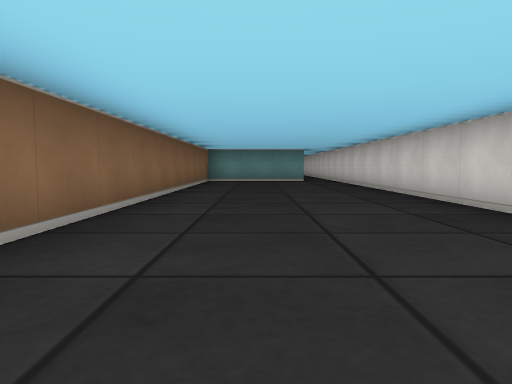
[1] (above)

20 first-person views from a walk through a cub3D level. The camera is about half as high as the walls, tilts 4° down and sees 70° across. The floor is counted in squares. Each view is taken from the middle of a square. On the plan, view 1 faces up. The plan holds only what a view shows up to about 9 squares ahead; the rest is blank.

[2]
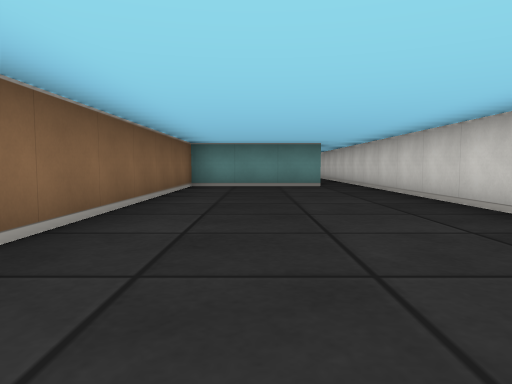

[3]
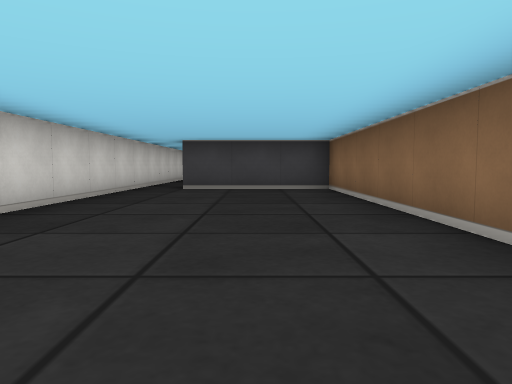

[4]
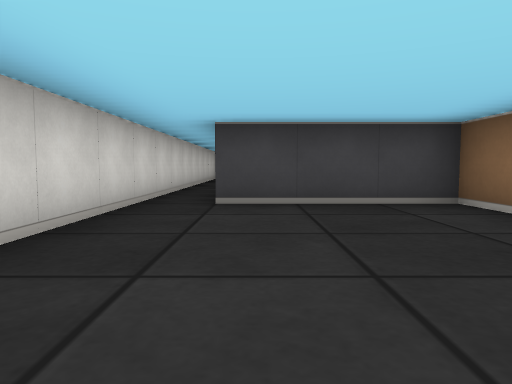

[5]
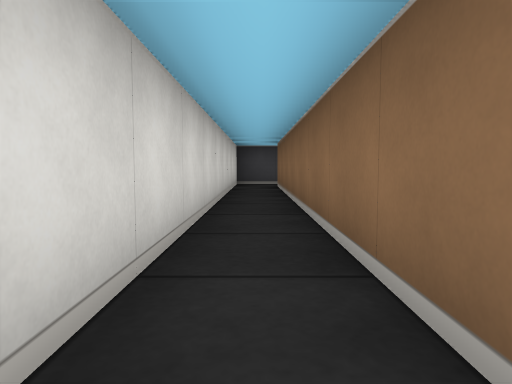

[6]
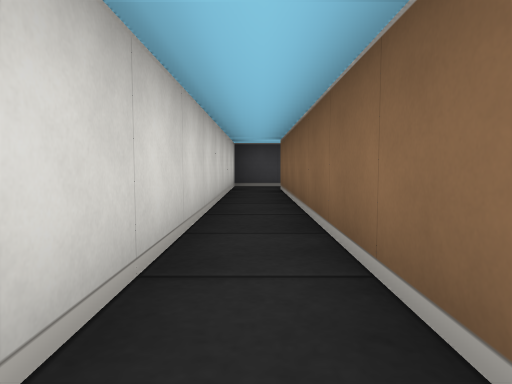

[7]
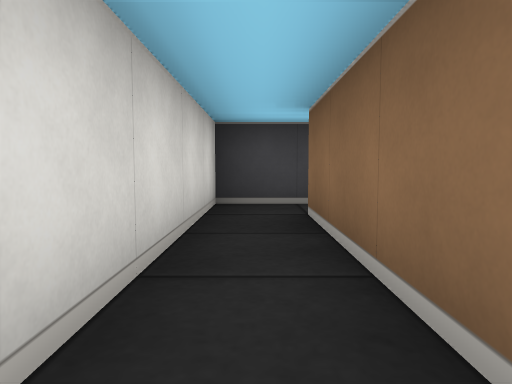

[8]
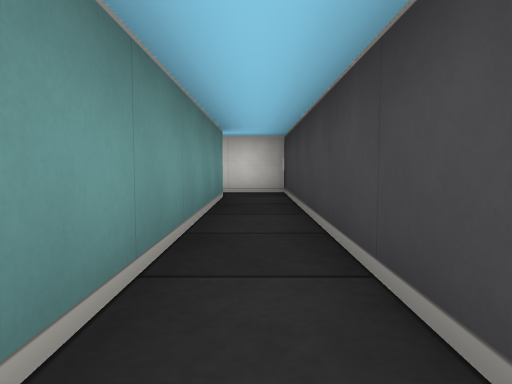

[9]
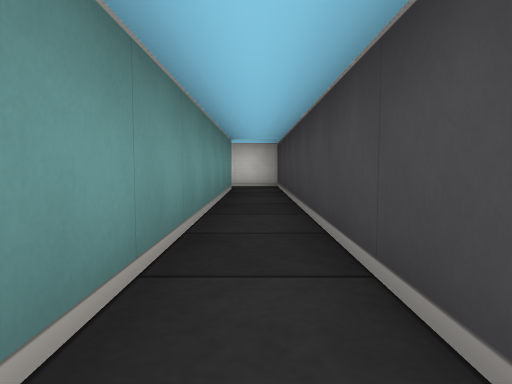

[10]
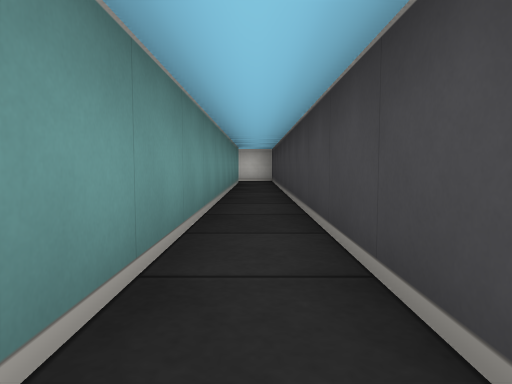

[11]
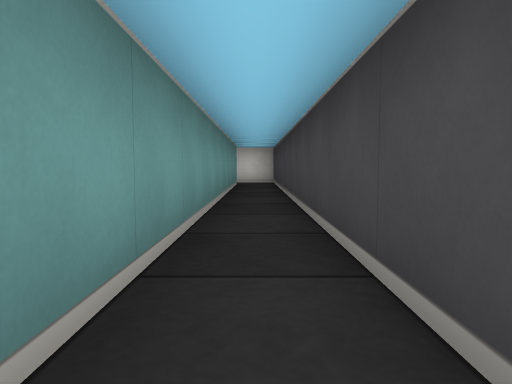

[12]
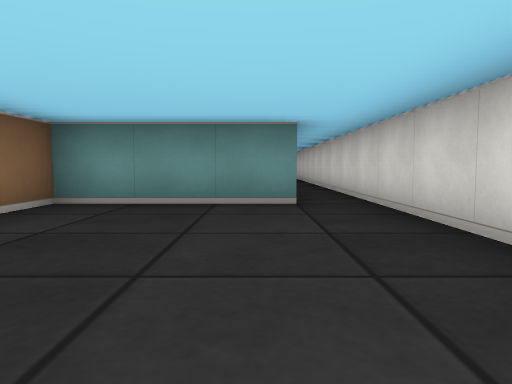

[13]
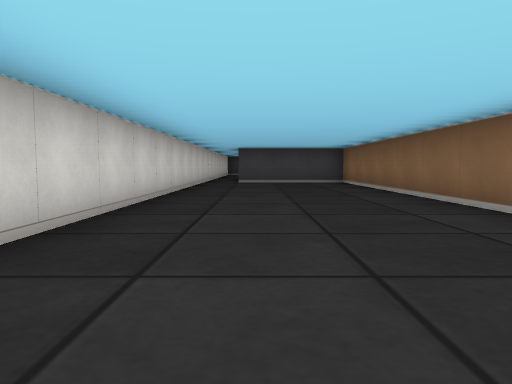

[14]
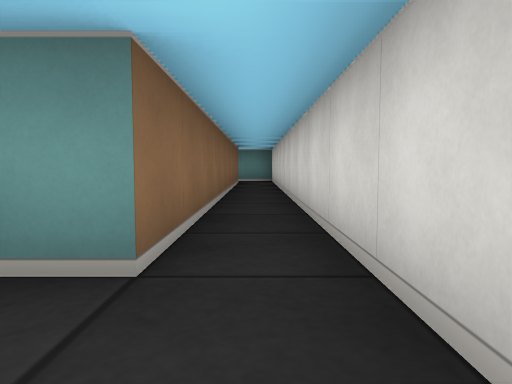

[15]
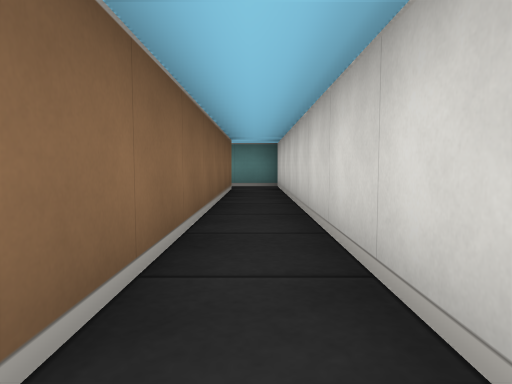

[16]
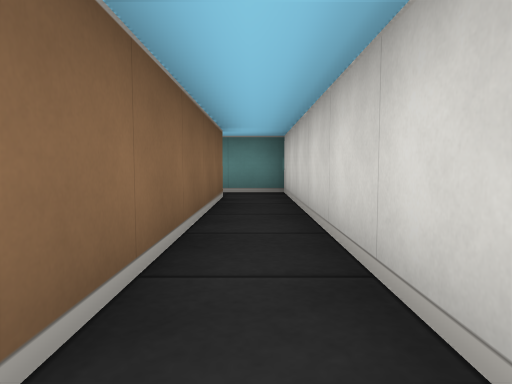

[17]
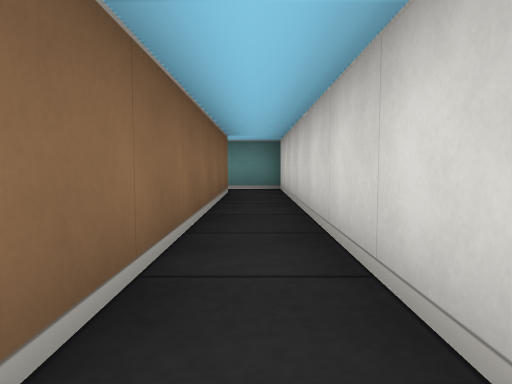

[18]
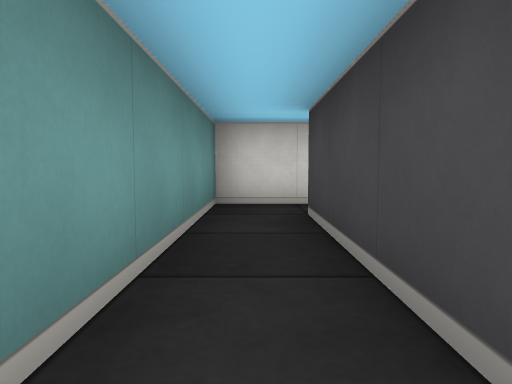

[19]
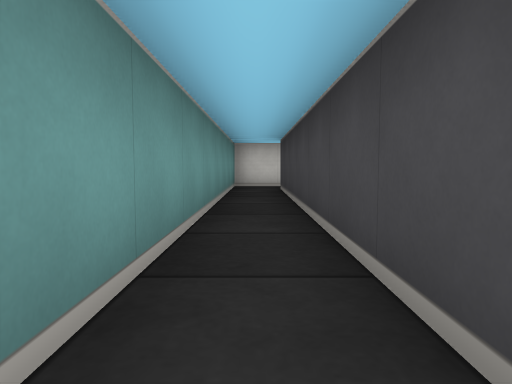

[20]
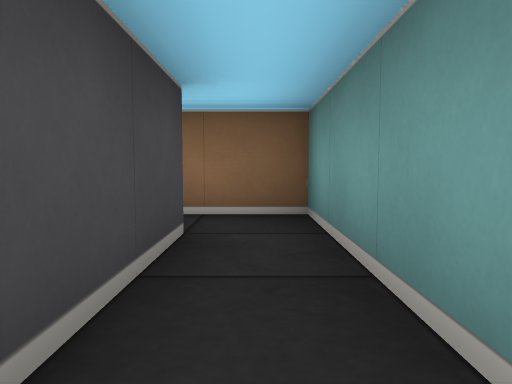

### Floor plan
Ten units are one square. View 1 is at (0, 0); x grows to the right and y downward. Boxes are objects, and circles mark ways between rooms. Rooms are numbered by the first view taken in them; rooms with no view inside come last. Other rooms are left out.
<svg viewBox="-105 -220 135 330">
<path fill="none" stroke="#000" d="M15 -115 -15 -115 -15 15 15 15 15 95M25 95 25 -115M-84 105 25 105 25 95M15 95 -84 95M25 -115 25 -215 -65 -215 -65 -202M-55 -205 15 -205 15 -115"/>
<circle cx="20" cy="100" r="3" fill="#2a7"/>
<circle cx="20" cy="-120" r="3" fill="#2a7"/>
<text x="10" y="-40">1</text>
<text x="-100" y="100">2</text>
<text x="20" y="-190">3</text>
</svg>
Room 1 opens to room 2. Room 1 opens to room 3.

Where each view was taken, in squares from view 1:
view 1: 0 up, 0 right, facing up
view 2: 3 up, 0 right, facing up
view 3: 6 up, 0 right, facing down
view 4: 3 up, 1 right, facing down
view 5: 1 down, 2 right, facing down
view 6: 2 down, 2 right, facing down
view 7: 6 down, 2 right, facing down
view 8: 10 down, 4 left, facing right
view 9: 10 down, 6 left, facing right
view 10: 10 down, 9 left, facing right
view 11: 10 down, 8 left, facing right
view 12: 7 up, 1 right, facing up
view 13: 9 up, 1 right, facing down
view 14: 10 up, 2 right, facing up
view 15: 13 up, 2 right, facing up
view 16: 15 up, 2 right, facing up
view 17: 14 up, 2 right, facing up
view 18: 21 up, 2 left, facing right
view 19: 21 up, 6 left, facing right
view 20: 21 up, 3 left, facing left
